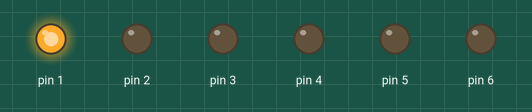
A sketch run on a simulated Arduino Uno, built with avr-gcc and run on an emulated ATmega328P. Parts: output pins drawn as LEDs (lit = HIGH).

Above: at 0.05 s.
At 0.55 s:
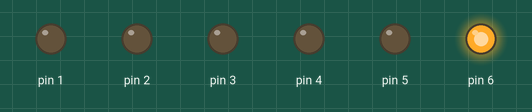
At 0.75 s:
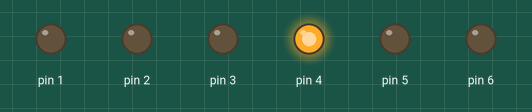
At 1.45 s:
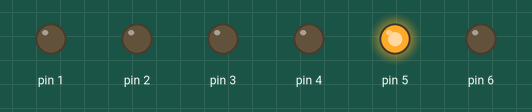
At 2.15 s:
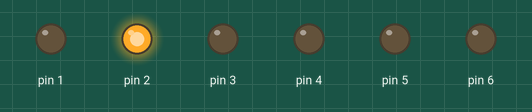
At 2.85 s:
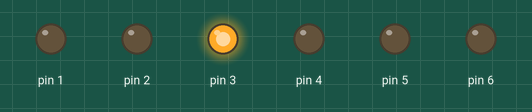
Timing chart, 0 to 3.1 s (numbered marks = the images above):
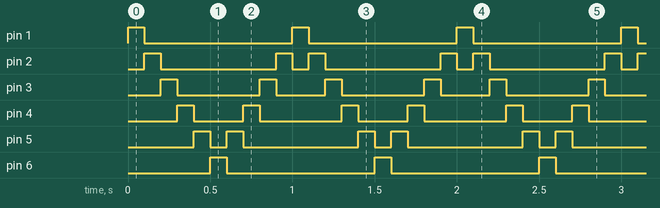

The sketch:

Scanner.ino
```cpp
int leds = 6;

void setup() {
  // put your setup code here, to run once:
  for(int i=1;i<leds+1;i++){
   pinMode(i,OUTPUT);
  }
}

void loop() {
    for(int i=1;i<leds;i++){
     Blink(i,100);
    }
    for(int i=leds;i>1;i--){
     Blink(i,100);
    }
}

void Blink(int port, int dur){
    digitalWrite(port,HIGH);
    delay(dur);
    digitalWrite(port,LOW);
}
```

Measured:
- by itself, pin 1, pin 6: alternates HIGH for 0.10 s and LOW for 0.90 s
- by itself, pin 2: repeats every 1.0 s: LOW 0.70 s, HIGH 0.10 s, LOW 0.10 s, HIGH 0.10 s
- by itself, pin 3: repeats every 1.0 s: LOW 0.50 s, HIGH 0.10 s, LOW 0.30 s, HIGH 0.10 s
- by itself, pin 4: repeats every 1.0 s: LOW 0.30 s, HIGH 0.10 s, LOW 0.50 s, HIGH 0.10 s
- by itself, pin 5: repeats every 1.0 s: LOW 0.10 s, HIGH 0.10 s, LOW 0.70 s, HIGH 0.10 s
